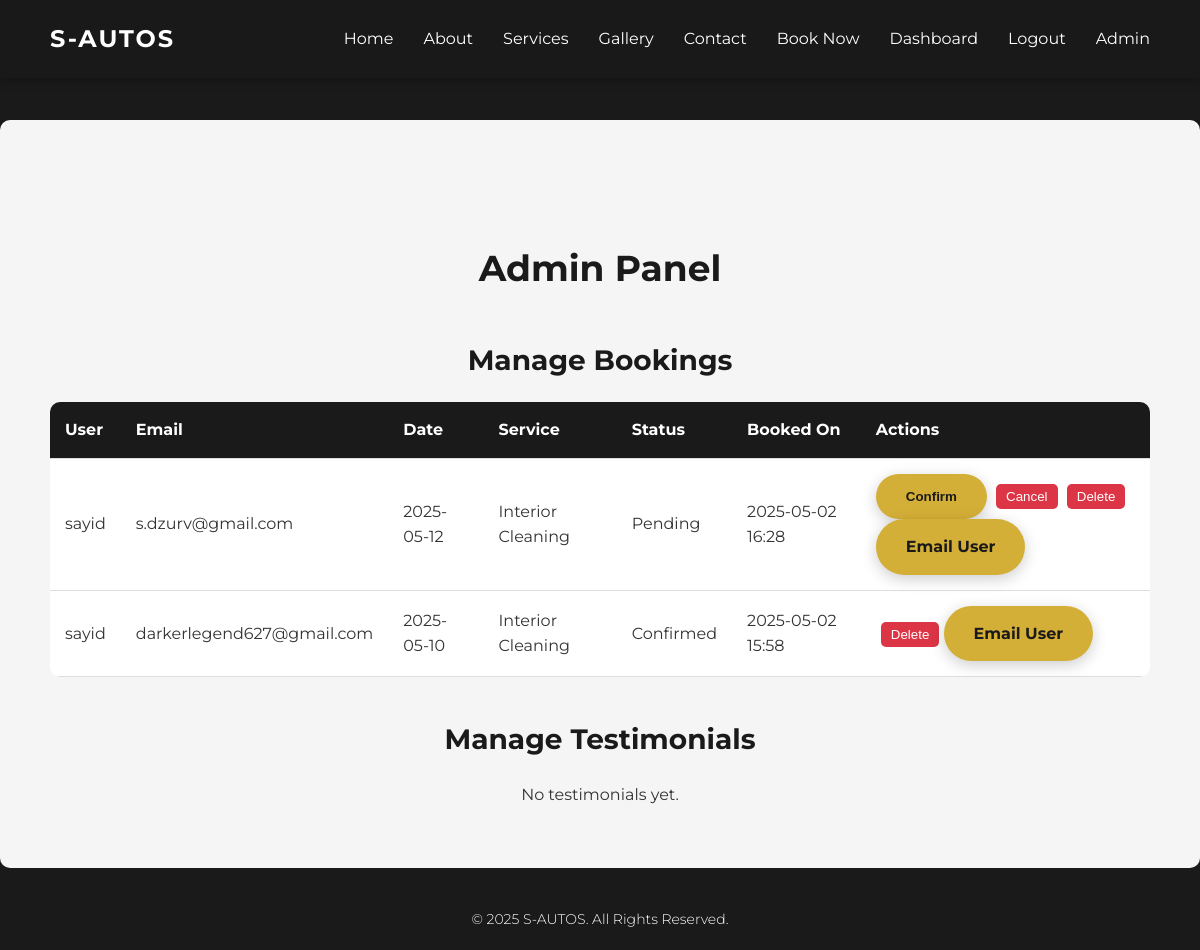
The page /admin (signed in) on the database its author committed.
### app.py (models this page shows)
class Booking(db.Model):
    id = db.Column(db.Integer, primary_key=True)
    user_id = db.Column(db.Integer, db.ForeignKey('user.id'), nullable=False)
    date = db.Column(db.DateTime, nullable=False)
    service = db.Column(db.String(100), nullable=False)
    status = db.Column(db.String(20), default='pending')  # pending, confirmed, cancelled
    created_at = db.Column(db.DateTime, default=datetime.utcnow)

class User(UserMixin, db.Model):
    id = db.Column(db.Integer, primary_key=True)
    email = db.Column(db.String(120), unique=True, nullable=False)
    password = db.Column(db.String(128), nullable=False)
    name = db.Column(db.String(100), nullable=False)
    is_admin = db.Column(db.Boolean, default=False)
    bookings = db.relationship('Booking', backref='user', lazy=True)
    testimonials = db.relationship('Testimonial', backref='user', lazy=True)

### app.py (the view, shortened to what this page needs)
@app.route('/admin', methods=['GET', 'POST'])
@login_required
def admin():
    if not current_user.is_admin:
        flash('Access denied: Admins only.', 'error')
        return redirect(url_for('home'))
    bookings = Booking.query.order_by(Booking.created_at.desc()).all()
    testimonials = Testimonial.query.order_by(Testimonial.created_at.desc()).all()
    return render_template('admin.html', bookings=bookings, testimonials=testimonials)

### app.py (called while the page is built)
@login_manager.user_loader
def load_user(user_id):
    return User.query.get(int(user_id))

### templates/admin.html (shortened to what this page needs)
{% extends "base.html" %}
{% block content %}
    <section class="content-section">
        <h2>Admin Panel</h2>
        <h3>Manage Bookings</h3>
        {% if bookings %}
            <table class="booking-table">
                <thead>
                    <tr>
                        <th>User</th>
                        <th>Email</th>
                        <th>Date</th>
                        <th>Service</th>
                        <th>Status</th>
                        <th>Booked On</th>
                        <th>Actions</th>
                    </tr>
                </thead>
                <tbody>
                    {% for booking in bookings %}
                        <tr>
                            <td>{{ booking.user.name }}</td>
                            <td>{{ booking.user.email }}</td>
                            <td>{{ booking.date.strftime('%Y-%m-%d') }}</td>
                            <td>{{ booking.service }}</td>
                            <td>{{ booking.status | capitalize }}</td>
                            <td>{{ booking.created_at.strftime('%Y-%m-%d %H:%M') }}</td>
                            <td>
                                <form method="POST" style="display:inline;">
                                    {% if booking.status == 'pending' %}
                                        <button type="submit" name="confirm_booking" value="{{ booking.id }}" class="cta-button">Confirm</button>
                                        <button type="submit" name="cancel_booking" value="{{ booking.id }}" class="delete-button">Cancel</button>
                                    {% endif %}
                                    <button type="submit" name="delete_booking" value="{{ booking.id }}" class="delete-button">Delete</button>
                                </form>
                                <a href="{{ url_for('email_user', user_id=booking.user.id) }}" class="cta-button">Email User</a>
                            </td>
                        </tr>
                    {% endfor %}
                </tbody>
            </table>
        {% else %}
            <p>No bookings yet.</p>
        {% endif %}
        <h3>Manage Testimonials</h3>
        {% if testimonials %}
            <table class="booking-table">
                <thead>
                    <tr>
                        <th>User</th>
                        <th>Content</th>
                        <th>Submitted On</th>
                        <th>Action</th>
                    </tr>
                </thead>
                <tbody>
                    {% for testimonial in testimonials %}
                        <tr>
                            <td>{{ testimonial.user.name }}</td>
                            <td>{{ testimonial.content }}</td>
                            <td>{{ testimonial.created_at.strftime('%Y-%m-%d %H:%M') }}</td>
                            <td>
                                <form method="POST" style="display:inline;">
                                    <button type="submit" name="delete_testimonial" value="{{ testimonial.id }}" class="delete-button">Delete</button>
                                </form>
                            </td>
                        </tr>
                    {% endfor %}
                </tbody>
            </table>
        {% else %}
            <p>No testimonials yet.</p>
        {% endif %}
    </section>
{% endblock %}

### templates/base.html (shortened to what this page needs)
<!DOCTYPE html>
<html lang="en">
<head>
    <link rel="stylesheet" href="{{ url_for('static', filename='css/style.css') }}">
</head>
<body>
    <div class="site-wrapper">
        <nav class="navbar" aria-label="Main navigation">
            <div class="logo">
                <h1>S-AUTOS</h1>
            </div>
            <ul class="nav-links">
                <li><a href="{{ url_for('home') }}">Home</a></li>
                <li><a href="{{ url_for('about') }}">About</a></li>
                <li><a href="{{ url_for('services') }}">Services</a></li>
                <li><a href="{{ url_for('gallery') }}">Gallery</a></li>
                <li><a href="{{ url_for('contact') }}">Contact</a></li>
                <li><a href="{{ url_for('booking') }}">Book Now</a></li>
                {% if current_user.is_authenticated %}
                    <li><a href="{{ url_for('dashboard') }}">Dashboard</a></li>
                    <li><a href="{{ url_for('logout') }}">Logout</a></li>
                    {% if current_user.is_admin %}
                        <li><a href="{{ url_for('admin') }}">Admin</a></li>
                    {% endif %}
                {% else %}
                    <li><a href="{{ url_for('login') }}">Login</a></li>
                    <li><a href="{{ url_for('register') }}">Register</a></li>
                {% endif %}
            </ul>
        </nav>
        <main>
            {% block content %}
            {% endblock %}
        </main>
        <footer>
            <p>© 2025 S-AUTOS. All Rights Reserved.</p>
        </footer>
    </div>
</body>
</html>

### static/css/style.css (style rules this page uses)
* { margin: 0; padding: 0; box-sizing: border-box; }
html { scroll-behavior: smooth; }
html, body { height: 100%; margin: 0; }
body { font-family: 'Montserrat', sans-serif; background-color: #1a1a1a; color: #333; line-height: 1.6; display: flex; flex-direction: column; }
.site-wrapper { display: flex; flex-direction: column; min-height: 100vh; }
main { flex: 1 0 auto; padding-top: 120px; }
.navbar { display: flex; justify-content: space-between; align-items: center; padding: 20px 50px; background-color: rgba(26, 26, 26, 0.9); backdrop-filter: blur(10px); box-shadow: 0 2px 10px rgba(0, 0, 0, 0.3); position: fixed; width: 100%; top: 0; z-index: 1000; transition: background-color 0.3s ease; }
.navbar .logo h1 { color: #fff; font-size: 24px; font-weight: 700; letter-spacing: 2px; }
.nav-links { list-style: none; display: flex; gap: 30px; }
.nav-links li a { color: #fff; text-decoration: none; font-size: 16px; font-weight: 400; transition: color 0.3s ease, transform 0.3s ease; }
.cta-button { display: inline-block; padding: 15px 30px; background-color: #d4af37; color: #1a1a1a; text-decoration: none; font-weight: 700; border-radius: 50px; transition: all 0.3s ease; border: none; cursor: pointer; box-shadow: 0 4px 15px rgba(0, 0, 0, 0.2); }
.content-section { padding: 120px 50px 60px; max-width: 1200px; margin: 0 auto; text-align: center; background-color: #f5f5f5; border-radius: 10px; margin-bottom: 20px; }
.content-section h2 { font-size: 36px; font-weight: 700; margin-bottom: 40px; color: #1a1a1a; }
.content-section h3 { font-size: 28px; font-weight: 700; margin: 40px 0 20px; color: #1a1a1a; }
.booking-table { width: 100%; border-collapse: collapse; margin: 20px 0; background-color: #fff; border-radius: 10px; overflow: hidden; }
.booking-table th, .booking-table td { padding: 15px; text-align: left; border-bottom: 1px solid #ddd; }
.booking-table th { background-color: #1a1a1a; color: #fff; }
.delete-button { background-color: #dc3545; color: #fff; border: none; padding: 5px 10px; border-radius: 5px; cursor: pointer; transition: background-color 0.3s ease; margin-left: 5px; }
footer { background-color: #1a1a1a; color: #fff; text-align: center; padding: 20px; font-size: 14px; font-weight: 300; flex-shrink: 0; width: 100%; }

### rows shown on the page
Booking: user.name "sayid", user.email "s.dzurv@gmail.com", date "2025-05-12", service "Interior Cleaning", status "Pending", created_at "2025-05-02 16:28", {{ booking.id }} 11 (drawn)
Booking: user.name "sayid", user.email "darkerlegend627@gmail.com", date "2025-05-10", service "Interior Cleaning", status "Confirmed", created_at "2025-05-02 15:58", {{ booking.id }} 10 (drawn)
